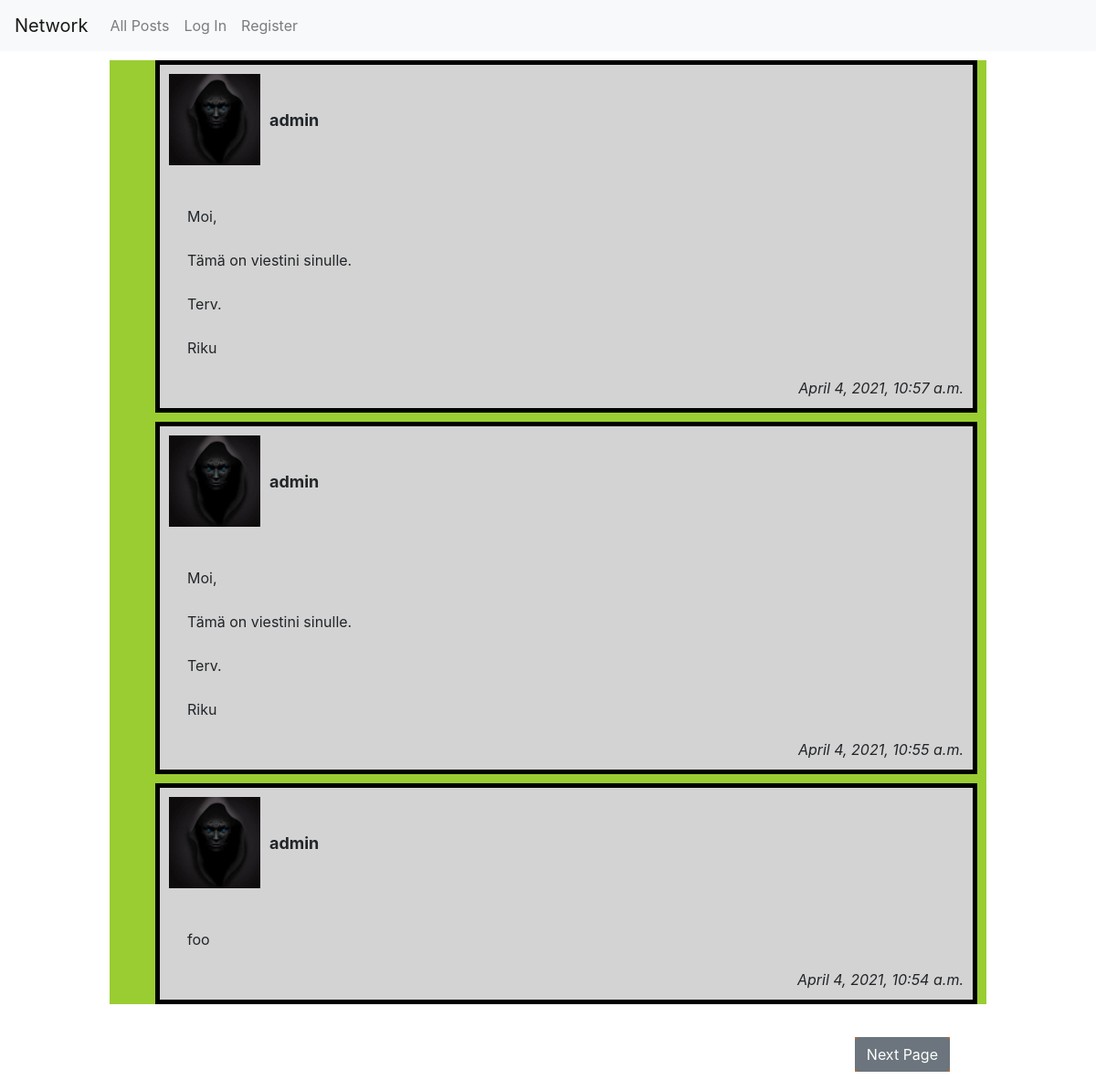
The app's page /, older data.
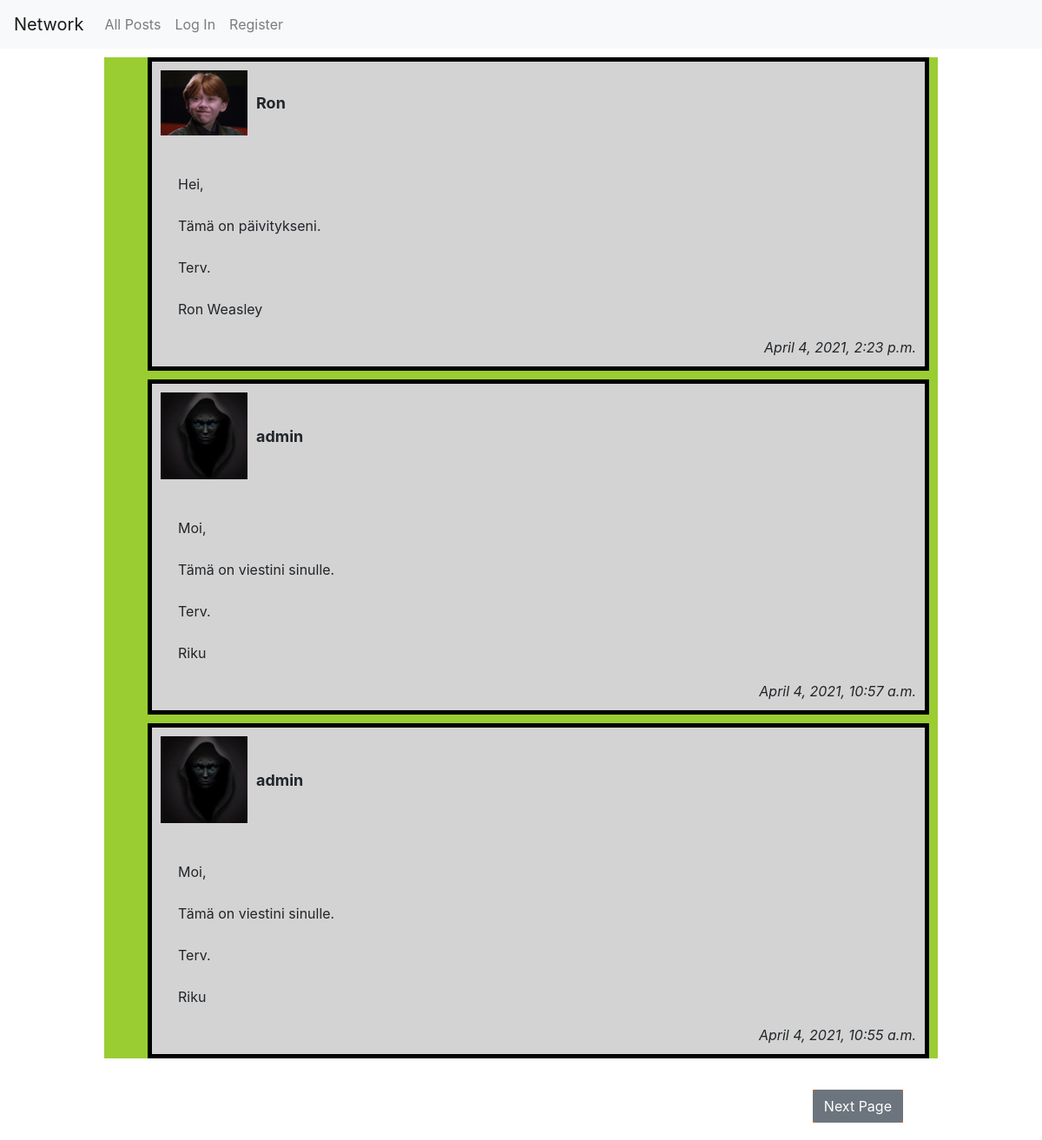
The same page, newer data.
### network/models.py (models this page shows, shortened)
class Post(models.Model):
    user = models.ForeignKey(User, on_delete=models.CASCADE, blank=False)
    content = models.CharField(max_length=280, blank=False)
    time = models.DateTimeField(auto_now_add=True)

class User(AbstractUser):
    photo = models.ImageField(upload_to="network/static/network/photos", blank=True)
    def getStaticURL(self):
        try:
            url = self.photo.url
            url_split = url.split("static")
            url_static = "/static" + url_split[-1]
            return url_static
        except:
            return False

### network/views.py (the view)
# urls.py: path("", views.index, name="index"),
def index(request):
    if request.method == "POST":
        form = PostCommentForm(request.POST)
        if form.is_valid():
            user = request.user
            post_id = form.cleaned_data["post_id"]
            content = form.cleaned_data["content"]
            page_number = form.cleaned_data["page"]
            post = Post.objects.get(pk=post_id)
            new_comment = Comment(user=user, content=content, post=post)
            new_comment.save()
            url = reverse("network:index")+"?page="+str(page_number)
            return HttpResponseRedirect(url)
        else:
            return HttpResponse("Form is not valid!")
    else:
        posts = Post.objects.all().order_by('-id')
        posts_paginated = Paginator(posts, 3)
        page_num = request.GET.get("page", 1)
        page = posts_paginated.page(page_num)
        comments = Comment.objects.all()
        form = PostCommentForm()
        form2 = MakeNewPostForm()
        return render(request, "network/index.html", {
            "page": page,
            "comments": comments,
            "form": form,
            "form2": form2
        })

### network/views.py
class PostCommentForm(forms.Form):
    content = forms.CharField(label=False)
    post_id = forms.CharField(widget=forms.HiddenInput())
    page = forms.CharField(widget=forms.HiddenInput())

class MakeNewPostForm(forms.Form):
    content = forms.CharField(widget=forms.Textarea(attrs={"placeholder":"What's on your mind?"}), label=False)

### network/templates/network/index.html (shortened to what this page needs)
{% extends "network/layout.html" %}
{% load static %}
{% block body %}
    <div id="page-div">
        <div id="feed-div">
            <ul>
                {% for post in page %}
                <article>
                    <div class="post-main">
                        <div class="post-top" data-post-user-id="{{ post.user.id }}">
                            <div class="post-image">
                                <img src="{{ post.user.getStaticURL }}" alt="image">
                            </div>
                            <div class="post-username">
                                {{ post.user.username }}
                            </div>
                        </div>
                        <div class="post-content">
                            {{ post.content }}
                        </div>
                        <div class="post-bottom" data-post-id="{{ post.id }}">
                            <div class="timestamp">
                                {{ post.time }}
                            </div>
                        </div>
                    </div>
                </article>
                {% endfor %}
            </ul>
        </div>
        <div class="page-bottom-div">
            <div id="next-page-div">
                {% if page.has_next %}
                <form action="{% url 'network:index' %}" method="GET">
                    <input type="submit" class="btn btn-secondary" value="Next Page">
                </form>
                {% endif %}
            </div>
        </div>
    </div>
{% endblock %}

### network/templates/network/layout.html (shortened to what this page needs)
{% load static %}
<!DOCTYPE html>
<html lang="en">
    <head>
        <link rel="stylesheet" href="https://stackpath.bootstrapcdn.com/bootstrap/4.4.1/css/bootstrap.min.css">
        <link href="{% static 'network/styles.css' %}" rel="stylesheet">
    </head>
    <body>
        <nav class="navbar navbar-expand-lg navbar-light bg-light">
            <a class="navbar-brand" href="#">Network</a>
            <div>
              <ul class="navbar-nav mr-auto">
                <li class="nav-item">
                  <a class="nav-link" href="{% url 'network:index' %}">All Posts</a>
                </li>
                {% if user.is_authenticated %}
                    <li class="nav-item">
                        <a class="nav-link" href="#">Following</a>
                    </li>
                    <li class="nav-item">
                        <a class="nav-link" href="{% url 'network:logout' %}">Log Out</a>
                    </li>
                {% else %}
                    <li class="nav-item">
                        <a class="nav-link" href="{% url 'network:login' %}">Log In</a>
                    </li>
                    <li class="nav-item">
                        <a class="nav-link" href="{% url 'network:register' %}">Register</a>
                    </li>
                {% endif %}
              </ul>
            </div>
          </nav>
        <div class="body">
            {% block body %}
            {% endblock %}
        </div>
    </body>
</html>

### network/static/network/styles.css (style rules this page uses)
#page-div { margin-inline: 10%; max-width: 1000px; }
#feed-div { background-color: yellowgreen; }
.post-main { border-style: solid; border-width: 5px; border-color: black; margin: 10px; padding: 10px; overflow: hidden; background-color: lightgray; }
article img { width: 100px; height: auto; }
.post-top { display: flex; }
.post-username { font-weight: bold; font-size: large; margin-top: auto; margin-bottom: auto; margin-left: 10px; }
.post-bottom .timestamp { font-style: italic; float: right; }
.post-content { margin: 20px; white-space: pre-line; }
.page-bottom-div { overflow: hidden; margin-left: 50px; margin-right: 20px; }
.page-bottom-div #next-page-div { margin: 20px; float: right; background-color: chocolate; }

Row changes from the older to the newer data that the page shows:
no longer on this page (row unchanged): Post: user.getStaticURL (picture), user.username "admin", content "foo", time "April 4, 2021, 10:54 a.m."
added Post: user.getStaticURL (picture), user.username "Ron", content "Hei, Tämä on päivitykseni. Terv. Ron Weasley", time "April 4, 2021, 2:23 p.m."
